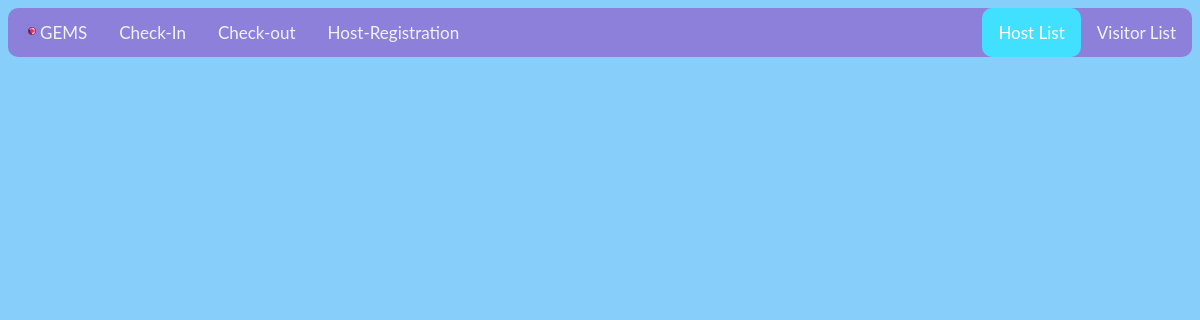
The page /allhosts on the database as committed earlier.
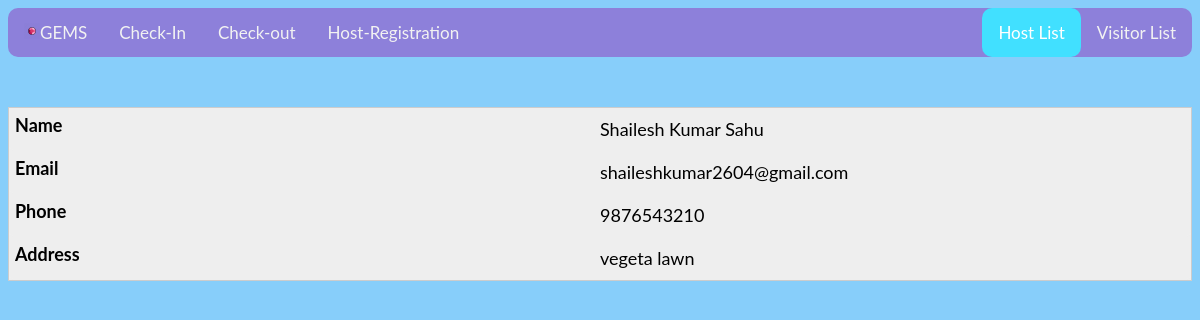
The same page on the database as committed later.
### tables this page shows
CREATE TABLE host (name TEXT, email TEXT, phone INTEGER NOT NULL PRIMARY KEY,address TEXT);

### app.py (the view)
@app.route('/allhosts')
def allhosts():
   con = sql.connect("database.db")
   con.row_factory = sql.Row
   cur = con.cursor()
   cur.execute("select * from host")
   rows = cur.fetchall()
   cur.close()
   return render_template("viewH.html",rows = rows)

### templates/viewH.html (shortened to what this page needs)
<!doctype html>
<html>
<head>
    <link rel="stylesheet" type="text/css" href="{{ url_for('static',filename='styles/style.css') }}">
</head>
   <body>
<div class="topnav">
  <a href="/"><img src="static/gem.png" class="icon">GEMS</a>
  <a  href="{{ url_for('checkin') }}">Check-In</a>
  <a href="{{ url_for('checkout') }}">Check-out</a>
  <a href="{{ url_for('pin') }}">Host-Registration</a>
  <div class="topnav-right">
     <a class='active' href="{{ url_for('allhosts') }}">Host List</a>
     <a href="{{ url_for('visitors') }}">Visitor List</a>
   </div>
</div>
      <table>
         <tbody>
         {% for row in rows %}
            <tr>
               <td data-column="Name">{{row["name"]}}</td>
               <td data-column="Email">{{row["email"]}}</td>
               <td data-column="Phone"> {{row["phone"]}}</td>
               <td data-column="Address">{{row["address"]}}</td>
            </tr>
         {% endfor %}
         </tbody>
      </table>
   </body>
</html>

Rows that differ between the two databases and show on the page:
added host: name "Shailesh Kumar Sahu", email "shaileshkumar2604@gmail.com", phone "9876543210", address "vegeta lawn"
